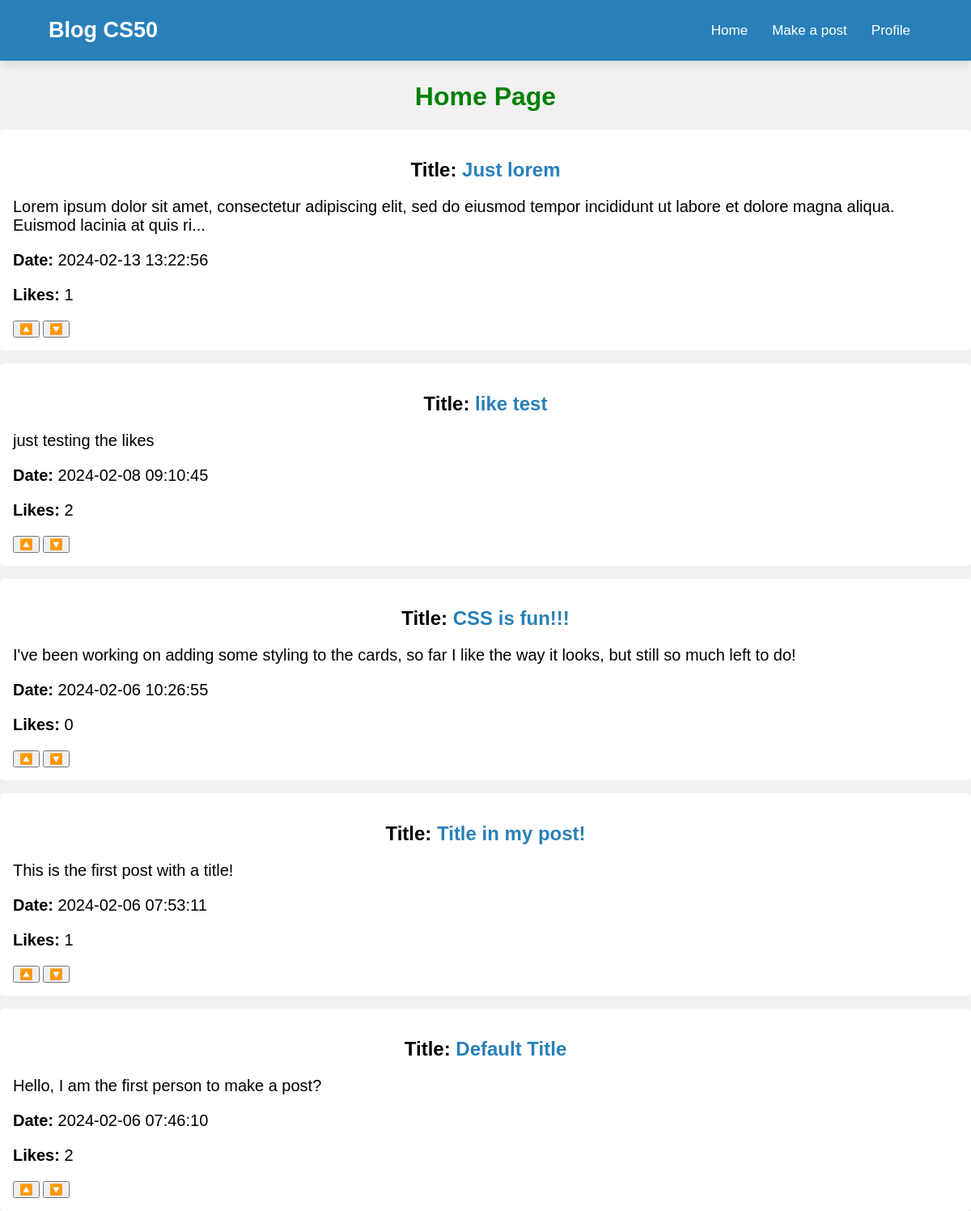
/ (signed in), run on the app's committed database.
### tables this page shows
CREATE TABLE posts (
    post_id INTEGER PRIMARY KEY AUTOINCREMENT,
    user_id INTEGER NOT NULL,
    title TEXT NOT NULL DEFAULT 'Default Title',
    content TEXT NOT NULL,
    likes INTEGER DEFAULT 0,
    created_at TIMESTAMP DEFAULT CURRENT_TIMESTAMP,
    FOREIGN KEY (user_id) REFERENCES users(id)
);

### app.py (the view)
@app.route("/")
@login_required
def index():
    data = db.execute("SELECT * FROM posts ORDER BY created_at DESC")
    return render_template("index.html", data=data)

### helpers.py (called while the page is built)
def login_required(f):
    @wraps(f)
    def decorated_function(*args, **kwargs):
        if session.get('user_id') is None:
            return redirect('/login')
        return f(*args, **kwargs)
    return decorated_function

### templates/index.html (shortened to what this page needs)
{% extends "layout.html" %}
{% block main %}
<div class="loginMain">
    <h1>Home Page</h1>
    {% for post in data %}
    <div class="description">
        <h2>Title: <a href="{{ url_for('view_post', post_id=post.post_id) }}">{{ post.title }}</a></h2>
        <p class="contentP">{{ post.content }}</p>
        <div>
            <p><strong>Date:</strong> {{ post.created_at }}</p>
            <p><strong>Likes:</strong> {{ post.likes }}</p>
        </div>
        <form action="/like" method="post" id="likeForm">
            <button type="submit" name="action" value="like">🔼</button>
            <button type="submit" name="action" value="dislike">🔽</button>
        </form>
    </div>
    {% endfor %}
</div>
{% endblock %}

### static/styles.css (style rules this page uses)
h1 { color: green; }
body { background-color: #f1f1f1; display: flex; flex-direction: column; font-size: 1rem; justify-content: center; font-family: Poppins, sans-serif; margin: 0; padding: 0; box-sizing: border-box; }
.loginMain { width: 100%; height: 80vh; position: relative; }
.loginMain h1, h2, h3 { text-align: center; }
.description { padding: 1rem; margin: 1rem auto; box-shadow: 0 3px 7px -1px(#000, .1); background-color: #fff; border-radius: 5px; max-width: 1200px; }
.description a { color: #2980b9; text-decoration: none; }
.description p { font-size: 20px; }

### data on the page
posts: title "Just lorem", created_at "2024-02-13 13:22:56", likes "1"
posts: title "like test", content "just testing the likes", created_at "2024-02-08 09:10:45", likes "2"
posts: title "CSS is fun!!!", content "I've been working on adding some styling to the cards, so far I like the way it looks, but still so much left to do!", created_at "2024-02-06 10:26:55", likes "0"
posts: title "Title in my post!", content "This is the first post with a title!", created_at "2024-02-06 07:53:11", likes "1"
posts: title "Default Title", content "Hello, I am the first person to make a post?", created_at "2024-02-06 07:46:10", likes "2"
